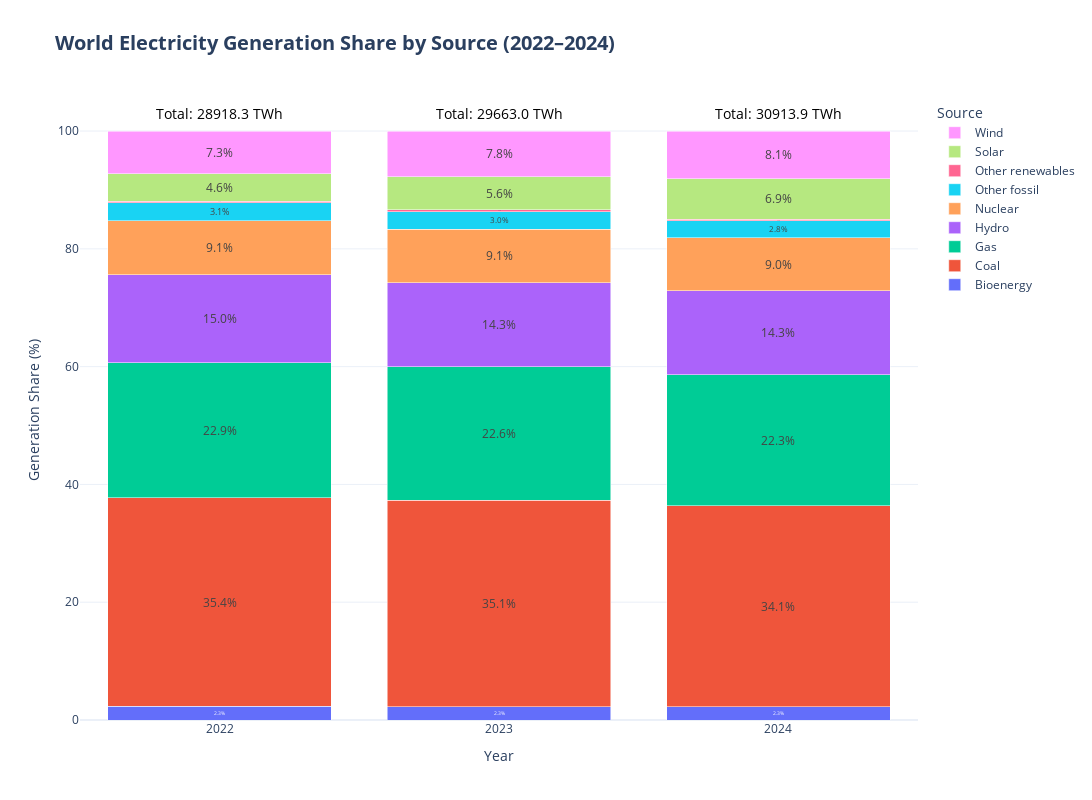

Here is the notebook cell this chart was saved with:
### Markdown cell above
## Plot 4 - Bar plot of electricity generation share by source for the world from 2022 to 2024

### Code cell
plot_electricity_gen_share(df, "World", save_as_html=True)

### Figure 1 — Plotly figure (JSON) as saved in the notebook; plotly's stock layout.template omitted (floating-point values rounded to 4 significant figures)
{"data": [{"insidetextanchor": "middle", "name": "Bioenergy", "text": ["2.3%", "2.3%", "2.3%"], "textposition": "inside", "type": "bar", "x": [2022, 2023, 2024], "y": [2.32, 2.29, 2.26]}, {"insidetextanchor": "middle", "name": "Coal", "text": ["35.4%", "35.1%", "34.1%"], "textposition": "inside", "type": "bar", "x": [2022, 2023, 2024], "y": [35.42, 35.06, 34.1]}, {"insidetextanchor": "middle", "name": "Gas", "text": ["22.9%", "22.6%", "22.3%"], "textposition": "inside", "type": "bar", "x": [2022, 2023, 2024], "y": [22.93, 22.64, 22.29]}, {"insidetextanchor": "middle", "name": "Hydro", "text": ["15.0%", "14.3%", "14.3%"], "textposition": "inside", "type": "bar", "x": [2022, 2023, 2024], "y": [14.95, 14.27, 14.26]}, {"insidetextanchor": "middle", "name": "Nuclear", "text": ["9.1%", "9.1%", "9.0%"], "textposition": "inside", "type": "bar", "x": [2022, 2023, 2024], "y": [9.13, 9.1, 8.99]}, {"insidetextanchor": "middle", "name": "Other fossil", "text": ["3.1%", "3.0%", "2.8%"], "textposition": "inside", "type": "bar", "x": [2022, 2023, 2024], "y": [3.07, 2.95, 2.83]}, {"insidetextanchor": "middle", "name": "Other renewables", "text": ["0.3%", "0.3%", "0.3%"], "textposition": "inside", "type": "bar", "x": [2022, 2023, 2024], "y": [0.3, 0.3, 0.29]}, {"insidetextanchor": "middle", "name": "Solar", "text": ["4.6%", "5.6%", "6.9%"], "textposition": "inside", "type": "bar", "x": [2022, 2023, 2024], "y": [4.6, 5.6, 6.89]}, {"insidetextanchor": "middle", "name": "Wind", "text": ["7.3%", "7.8%", "8.1%"], "textposition": "inside", "type": "bar", "x": [2022, 2023, 2024], "y": [7.29, 7.8, 8.1]}], "layout": {"annotations": [{"align": "center", "font": {"color": "black", "size": 14}, "showarrow": false, "text": "Total: 28918.3 TWh", "x": 2022, "y": 103.0}, {"align": "center", "font": {"color": "black", "size": 14}, "showarrow": false, "text": "Total: 29663.0 TWh", "x": 2023, "y": 103.0}, {"align": "center", "font": {"color": "black", "size": 14}, "showarrow": false, "text": "Total: 30913.9 TWh", "x": 2024, "y": 103.0}], "barmode": "stack", "height": 800, "legend": {"title": {"text": "Source"}}, "title": {"font": {"size": 20}, "text": "<b>World Electricity Generation Share by Source (2022–2024)</b>"}, "width": 1200, "xaxis": {"tickmode": "array", "ticktext": ["2022", "2023", "2024"], "tickvals": [2022, 2023, 2024], "title": {"text": "Year"}}, "yaxis": {"title": {"text": "Generation Share (%)"}}}}
